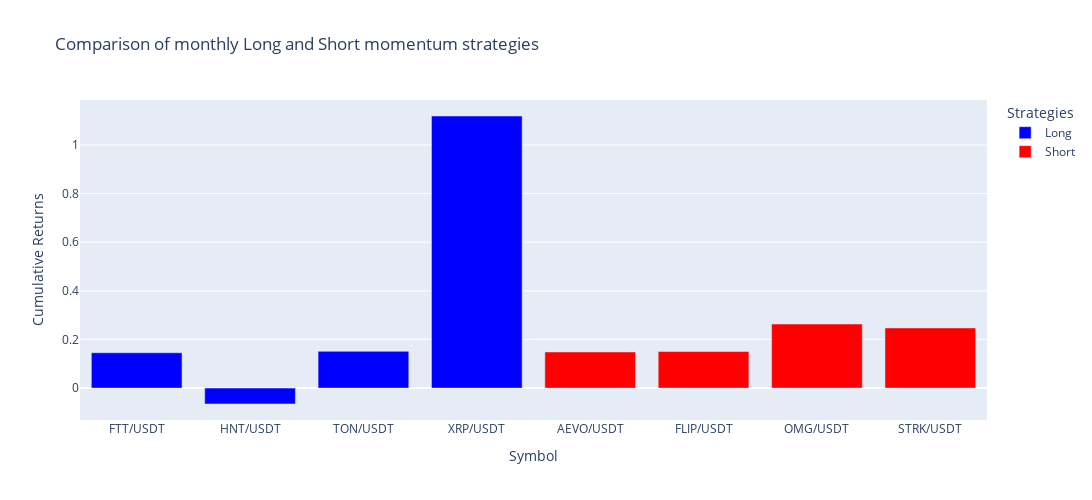

The notebook cell this image was saved under:
### Code cell
# Comparison of monthly Long and Short momentum strategies
# Initialize an empty figure
fig = go.Figure()

# Add the first strategy (e.g., long strategy)
fig.add_trace(go.Bar(x=long_return_df.index, y=long_return_df.values, marker_color='blue', name="Long"))

# Add the second strategy (e.g., short strategy)
fig.add_trace(go.Bar(x=short_return_df.index, y=short_return_df.values, marker_color='red', name="Short"))

# Update layout for title and axis labels
fig.update_layout(
    title="Comparison of monthly Long and Short momentum strategies",
    width=1400,
    height=500,
    xaxis_title="Symbol",
    yaxis_title="Cumulative Returns",
    legend_title="Strategies",
)

# Show the plot
fig.show()

### Figure 1 — Plotly figure (JSON) as saved in the notebook; plotly's stock layout.template omitted (floating-point values rounded to 4 significant figures)
{"data": [{"marker": {"color": "blue"}, "name": "Long", "type": "bar", "x": ["FTT/USDT", "HNT/USDT", "TON/USDT", "XRP/USDT"], "y": [0.1454, -0.06534, 0.1514, 1.119]}, {"marker": {"color": "red"}, "name": "Short", "type": "bar", "x": ["AEVO/USDT", "FLIP/USDT", "OMG/USDT", "STRK/USDT"], "y": [0.1487, 0.1503, 0.2634, 0.2474]}], "layout": {"height": 500, "legend": {"title": {"text": "Strategies"}}, "title": {"text": "Comparison of monthly Long and Short momentum strategies"}, "width": 1400, "xaxis": {"title": {"text": "Symbol"}}, "yaxis": {"title": {"text": "Cumulative Returns"}}}}
